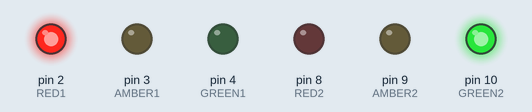
Recording of a sketch running on a simulated Arduino Uno, built with avr-gcc and run on an emulated ATmega328P. Parts: output pins drawn as LEDs (lit = HIGH).

Above: at 0.5 s.
At 1.5 s:
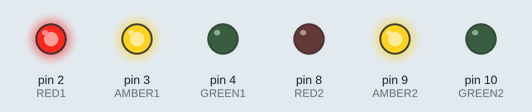
At 2.5 s:
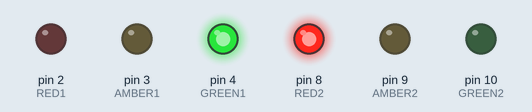
At 3.5 s:
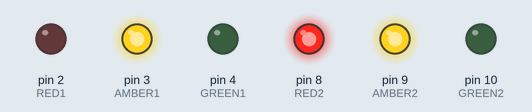
Timing chart, 0 to 5.2 s (numbered marks = the images above):
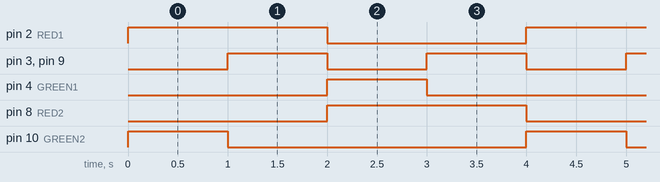

The sketch:

Experiment_3_Traffic_Lights.ino
```cpp
// (licence header left out)
const int RED1 = 2; // Define Red Light for traffic light 1 as pin 2
const int AMBER1 = 3; // Define Amber Light for traffic light 1 as pin 3. We will use a yellow LED
const int GREEN1 = 4; // Define Green Light for traffic light 1 as pin 4
const int RED2 = 8; // Define Red Light for traffic light 2 as pin 8
const int AMBER2 = 9; // Define Amber Light for traffic light 2 as pin 9. We will use a yellow LED
const int GREEN2 = 10; // Define Green Light for traffic light 2 as pin 10

void setup()
{
  pinMode (RED1, OUTPUT);  // Set the pin as an output
  pinMode (AMBER1, OUTPUT);  // Set the pin as an output
  pinMode (GREEN1, OUTPUT);  // Set the pin as an output
  pinMode (RED2, OUTPUT);  // Set the pin as an output
  pinMode (AMBER2, OUTPUT);  // Set the pin as an output
  pinMode (GREEN2, OUTPUT);  // Set the pin as an output
}

void loop()
//repeat forever
{
  sequence1();  // Call sequence 1
  sequence2();  // Call sequence 2
  sequence3();  // Call sequence 3
  sequence4();  // Call sequence 4
}

void sequence1() {
  digitalWrite(RED1, HIGH);  // Set the Red light 1 high
  digitalWrite(AMBER1, LOW);  // Set the Amber light 1 low
  digitalWrite(GREEN1, LOW);  // Set the Green light 1 low
  digitalWrite(RED2, LOW);  // Set the Red light 2 low
  digitalWrite(AMBER2, LOW);  // Set the Amber light 2 low
  digitalWrite(GREEN2, HIGH);  // Set the Green light 2 high
  delay (1000);  // Delay 1 second
}
void sequence2() {
  digitalWrite(RED1, HIGH);  // Set the Red light 1 high
  digitalWrite(AMBER1, HIGH);  // Set the Amber light 1 high
  digitalWrite(GREEN1, LOW);  // Set the Green light 1 low
  digitalWrite(RED2, LOW);  // Set the Red light 2 low
  digitalWrite(AMBER2, HIGH);  // Set the Amber light 2 high
  digitalWrite(GREEN2, LOW);  // Set the Green light 2 low
  delay (1000);  // Delay 1 second
}
void sequence3() {
  digitalWrite(RED1, LOW);  // Set the Red light 1 low
  digitalWrite(AMBER1, LOW);  // Set the Amber light 1 low
  digitalWrite(GREEN1, HIGH);  // Set the Green light 1 high
  digitalWrite(RED2, HIGH);  // Set the Red light 2 high
  digitalWrite(AMBER2, LOW);  // Set the Amber light 2 low
  digitalWrite(GREEN2, LOW);  // Set the Green light 2 low
  delay (1000);  // Delay 1 second
}
void sequence4() {
  digitalWrite(RED1, LOW);  // Set the Red light 1 low
  digitalWrite(AMBER1, HIGH);  // Set the Amber light 1 high
  digitalWrite(GREEN1, LOW);  // Set the Green light 1 low
  digitalWrite(RED2, HIGH);  // Set the Red light 2 high
  digitalWrite(AMBER2, HIGH);  // Set the Amber light 2 high
  digitalWrite(GREEN2, LOW);  // Set the Green light 2 low
  delay (1000);  // Delay 1 second
}
```

Measured:
- by itself, pin 2 (RED1), pin 8 (RED2): alternates HIGH for 2.0 s and LOW for 2.0 s
- by itself, pin 3 (AMBER1), pin 9 (AMBER2): alternates HIGH for 1.0 s and LOW for 1.0 s
- by itself, pin 4 (GREEN1), pin 10 (GREEN2): alternates HIGH for 1.0 s and LOW for 3.0 s
